Frame 1 (no input): blank canvas, image omitted
Frame 60 (no input): blank canvas, image omitted
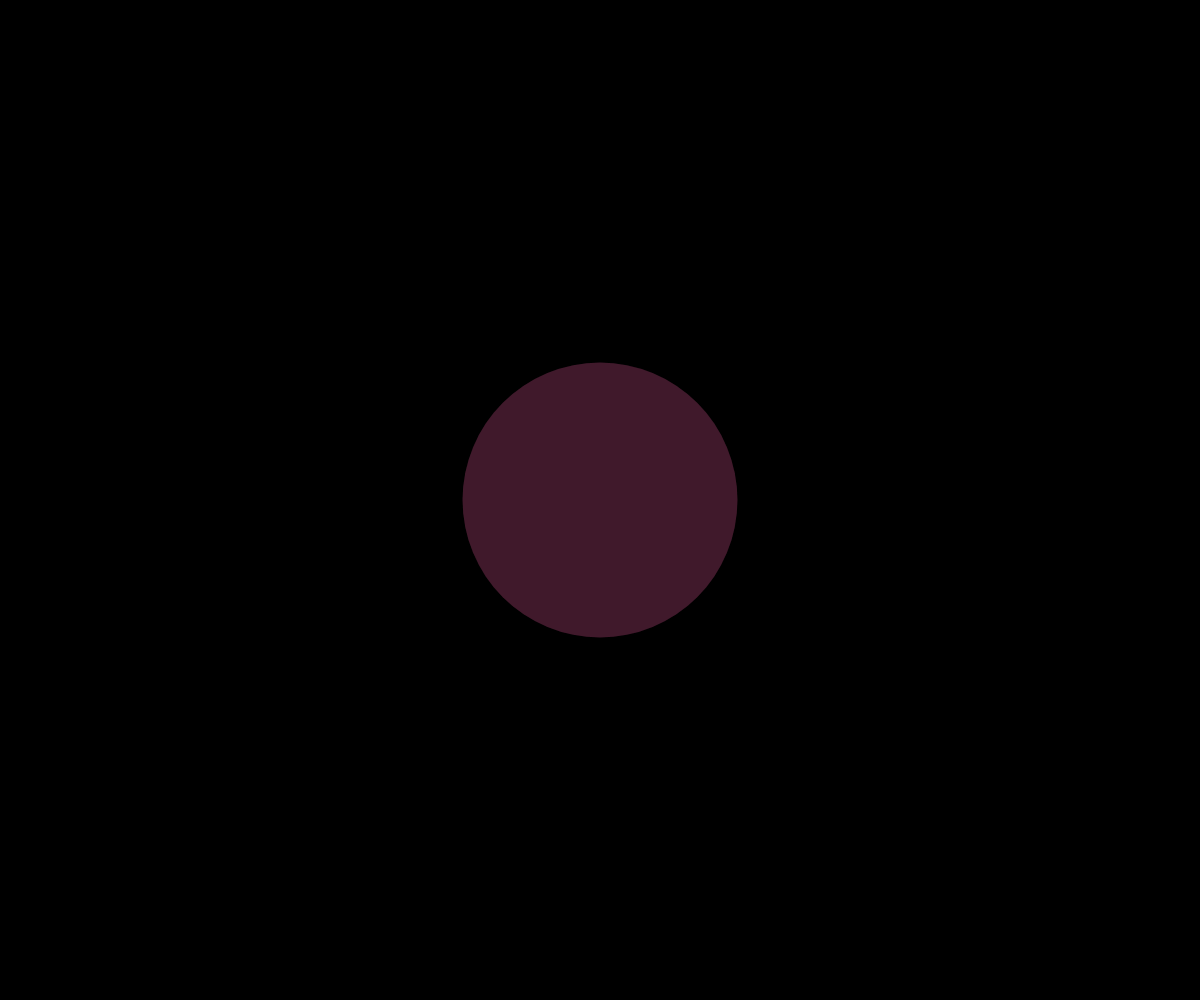
Frame 120 (the mouse pressed at the canvas centre since frame 60)

The p5.js sketch whose frames 1 and 60 were blank and that drew this single picture after the mouse press (run headless with seeded random() and noise() and a simulated clock; from frame 60 on, the mouse is pressed at the canvas centre):

// p5.js sketch
// ── sketch.js


function setup() {
  createCanvas(windowWidth, windowHeight); 
  background(0);  
  
} 

function draw() {  

  var speed=(abs(pmouseX-mouseX)+abs(pmouseY-mouseY))/2

  strokeWeight(speed/2)
    // cercle à la position de la souris
  stroke(255,0,0,25)
 
  line(mouseX, mouseY, windowWidth/2, windowHeight/2 );

  // symetrie axiale verticale
  stroke(255,0,255,25)
  line(mouseX, windowHeight-mouseY, windowWidth/2, windowHeight/2);
  
  // symetrie axiale horizontale
  stroke(0,0,255,25)
  line(windowWidth-mouseX, mouseY, windowWidth/2, windowHeight/2);
  
  // symetrie centrale
  stroke(255,255,0,25)
  line(windowWidth-mouseX, windowHeight-mouseY, windowWidth/2, windowHeight/2);
  
}
